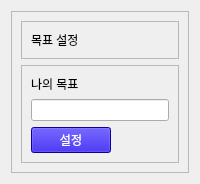
                   <widget class="QWidget" name="pg_goal">
                    <layout class="QGridLayout" name="gridLayout_13">
                     <item row="0" column="0">
                      <widget class="QFrame" name="frame_35">
                       <property name="frameShape">
                        <enum>QFrame::StyledPanel</enum>
                       </property>
                       <property name="frameShadow">
                        <enum>QFrame::Raised</enum>
                       </property>
                       <layout class="QVBoxLayout" name="verticalLayout_13">
                        <item>
                         <widget class="QFrame" name="frame_36">
                          <property name="sizePolicy">
                           <sizepolicy hsizetype="Minimum" vsizetype="Maximum">
                            <horstretch>0</horstretch>
                            <verstretch>0</verstretch>
                           </sizepolicy>
                          </property>
                          <property name="frameShape">
                           <enum>QFrame::StyledPanel</enum>
                          </property>
                          <property name="frameShadow">
                           <enum>QFrame::Raised</enum>
                          </property>
                          <layout class="QGridLayout" name="gridLayout_14">
                           <item row="0" column="0">
                            <widget class="QLabel" name="label_41">
                             <property name="text">
                              <string>목표 설정</string>
                             </property>
                            </widget>
                           </item>
                          </layout>
                         </widget>
                        </item>
                        <item>
                         <widget class="QFrame" name="frame_37">
                          <property name="frameShape">
                           <enum>QFrame::StyledPanel</enum>
                          </property>
                          <property name="frameShadow">
                           <enum>QFrame::Raised</enum>
                          </property>
                          <layout class="QVBoxLayout" name="verticalLayout_12">
                           <item>
                            <widget class="QLabel" name="label_42">
                             <property name="sizePolicy">
                              <sizepolicy hsizetype="Preferred" vsizetype="Maximum">
                               <horstretch>0</horstretch>
                               <verstretch>0</verstretch>
                              </sizepolicy>
                             </property>
                             <property name="text">
                              <string>나의 목표</string>
                             </property>
                            </widget>
                           </item>
                           <item>
                            <widget class="QLineEdit" name="lineEdit"/>
                           </item>
                           <item>
                            <widget class="QPushButton" name="btn_goal_setup_2">
                             <property name="sizePolicy">
                              <sizepolicy hsizetype="Maximum" vsizetype="Fixed">
                               <horstretch>0</horstretch>
                               <verstretch>0</verstretch>
                              </sizepolicy>
                             </property>
                             <property name="styleSheet">
                              <string notr="true">background-color: rgb(23, 0, 203);
color: white;</string>
                             </property>
                             <property name="text">
                              <string>설정</string>
                             </property>
                            </widget>
                           </item>
                          </layout>
                         </widget>
                        </item>
                       </layout>
                      </widget>
                     </item>
                    </layout>
                   </widget>
